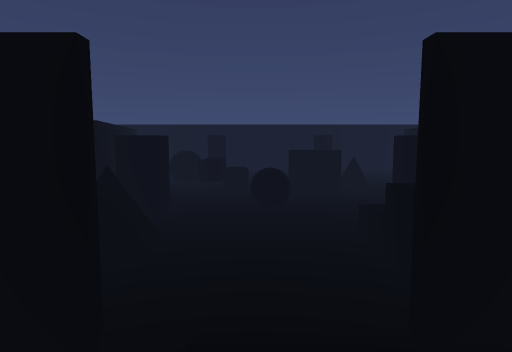
view 1 (above)

24 first-person views from a walk through a 3-D level made in the Unity game engine. The camera is 1.2 m above the floor, tilts 6° down and sees 75° across. The floor is counted in squares, 1 m on a side. Each view is taken from the middle of a square. On the plan, view 1 faces up. The plan holds only what a view shows up to about 14 squares ahead; the rest is blank. The place goes on beyond the plan.

view 2
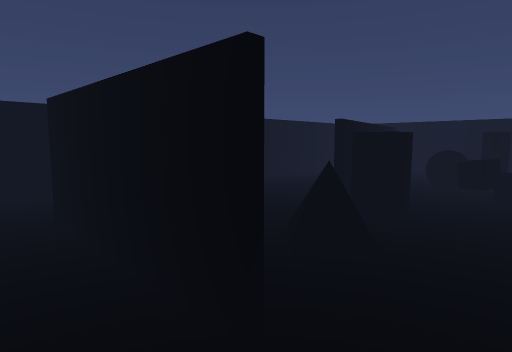

view 3
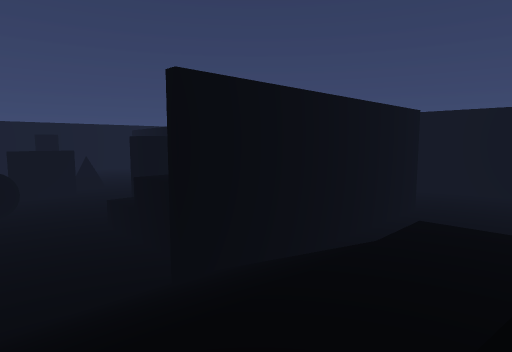

view 4
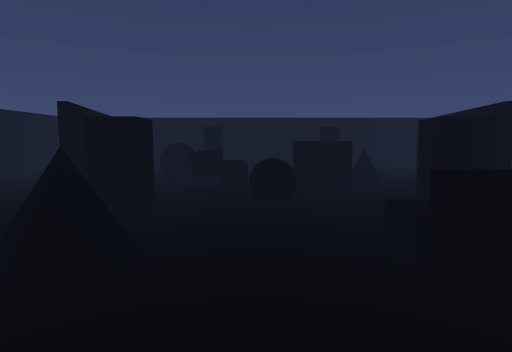

view 5
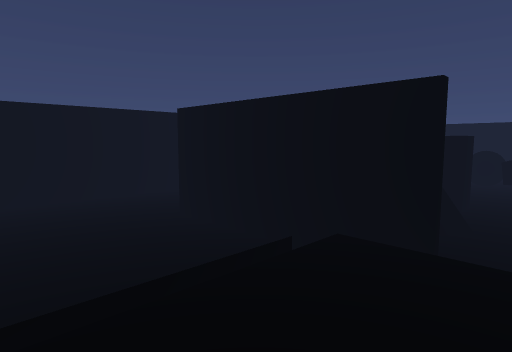

view 6
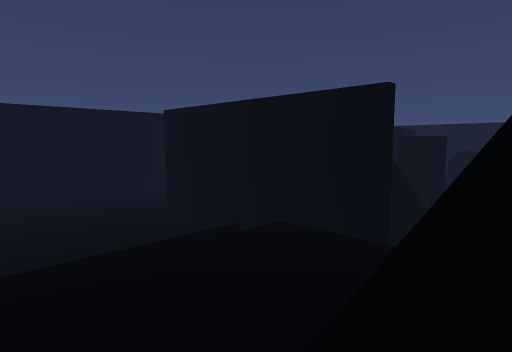

view 7
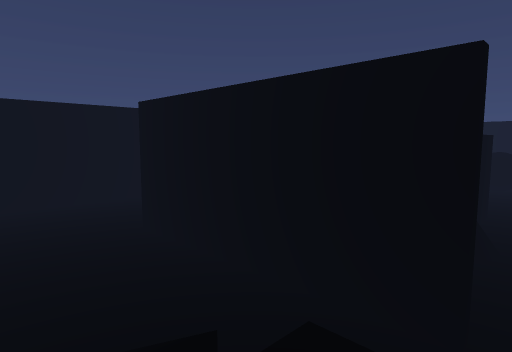

view 8
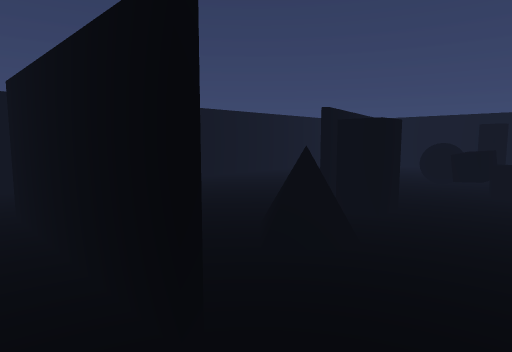

view 9
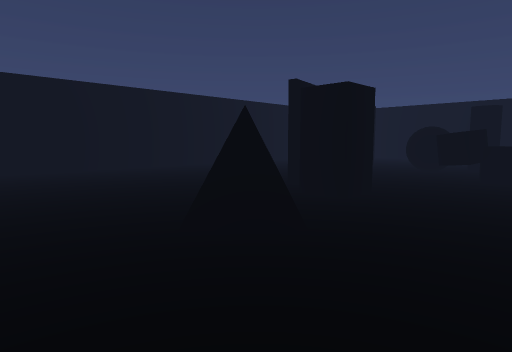

view 10
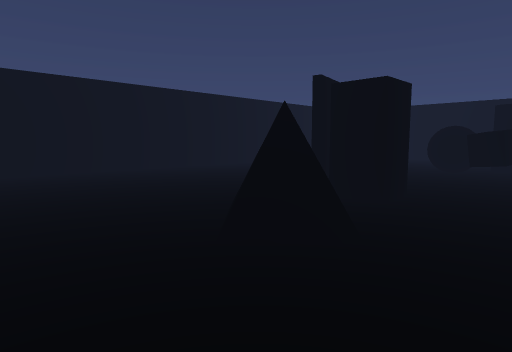

view 11
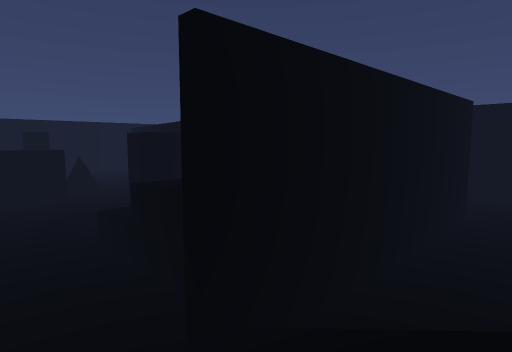

view 12
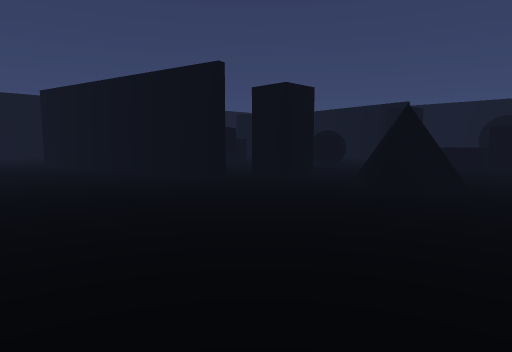

view 13
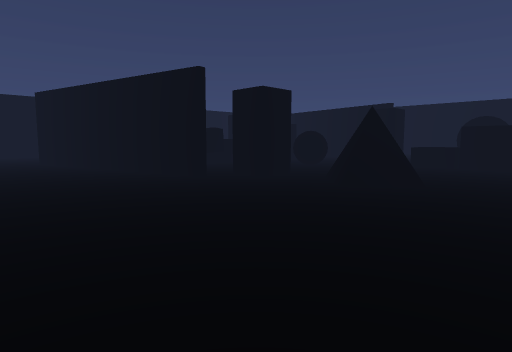

view 14
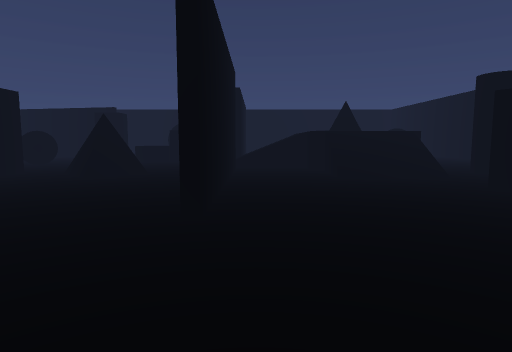

view 15
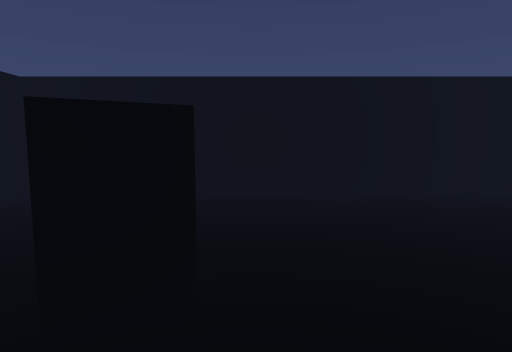

view 16
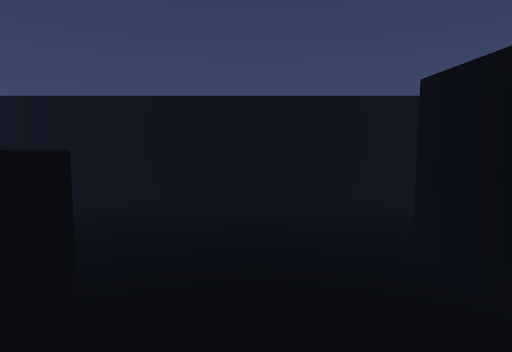

view 17
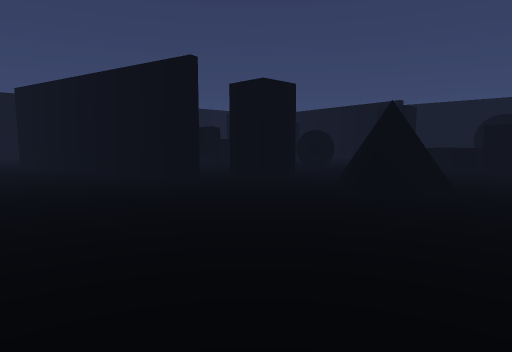

view 18
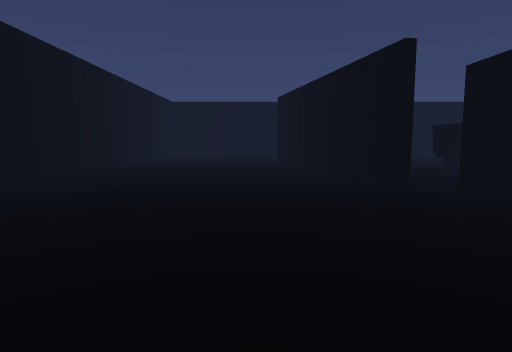

view 19
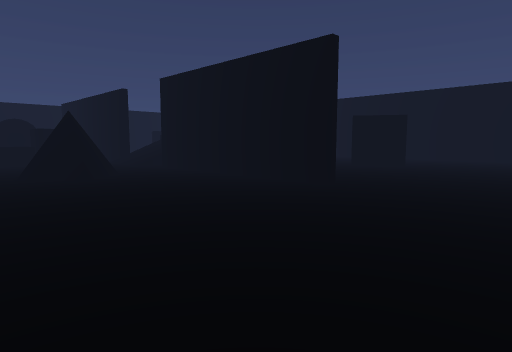

view 20
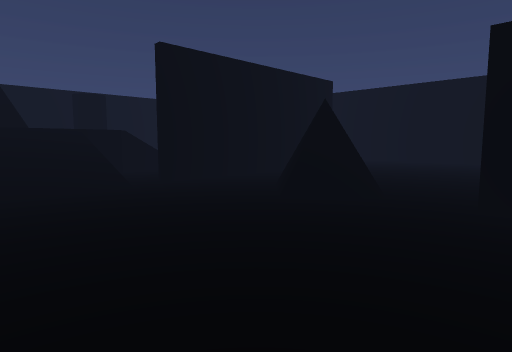

view 21
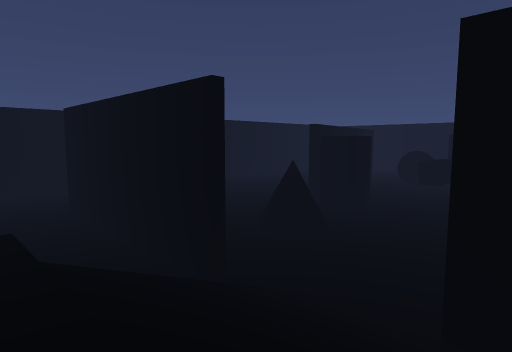

view 22
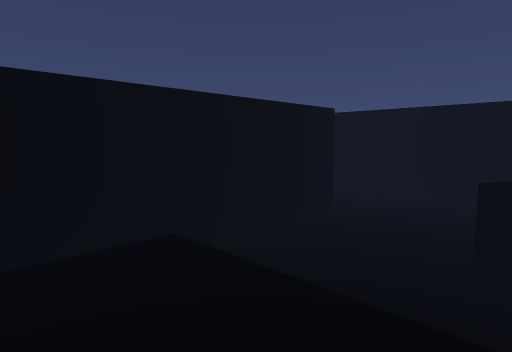

view 23
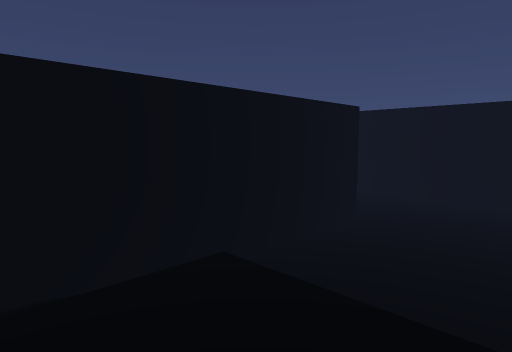

view 24
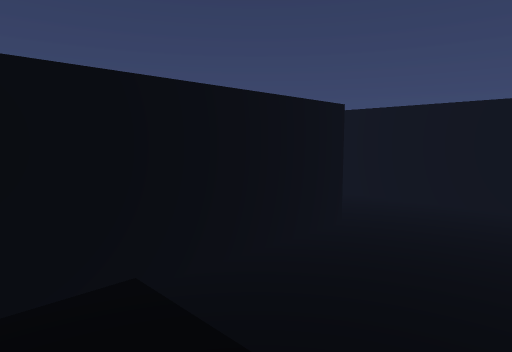

### Floor plan
Key: @ floor where view 1 was taken; # wall or solid block; . main floor; : floor 1.5 m higher than the main floor; / step, stairs or slope; = window, fence, low wall or low ledge; v drop or lower ground; O other object.
Columns run from 17 left of view 1 to 19 right of it. Each row starts with its distance up from view 1.
 21       ...#    ..
 20       ...#   ...
 19 #........#  ...OO
 18 #........## ..OOO  ##
 17 #.........# ...O.  ..
 16 #.........# ...... .....
 15 #.........# ...... .....
 14 #.........##.....OO....  #
 13  ..........#OO...OO... OO#
 12  ...........OO........ OO
 11   ....................
 10    ..........=......OO
  9   ..........=##.....OO
  8 #...........=##.....OO
  7 #............=......OO
  6 #...................O
  5 #....................           ..
  4 #......#########////###########....
  3 #...............////   .............
  2 #...............////   .............#
  1 #..............#///     ............#
  0 #...........///v @  :   ............#
 -1 #.........../// :       .........   #
 -2 #...........///    ::    .OO
 -3 #....... O..//#  :::
 -4 #......OO  ...

Positions as (right, up) in squares from view 1, and headings:
1: (0, 0), facing up
2: (1, 1), facing up-left
3: (-1, -1), facing up-right
4: (0, 2), facing up
5: (0, -3), facing up-left
6: (1, -3), facing up-left
7: (-1, -1), facing up-left
8: (1, 2), facing up-left
9: (1, 4), facing up-left
10: (0, 4), facing up-left
11: (0, 1), facing up-right
12: (-13, 5), facing up-right
13: (-13, 4), facing up-right
14: (-16, 3), facing right
15: (-4, -2), facing left
16: (-3, 0), facing left
17: (-12, 5), facing up-right
18: (-10, 5), facing up
19: (-16, 12), facing down-right
20: (3, 13), facing down-left
21: (3, 0), facing up-left
22: (2, -3), facing up-right
23: (2, -2), facing up-right
24: (3, -2), facing up-right
